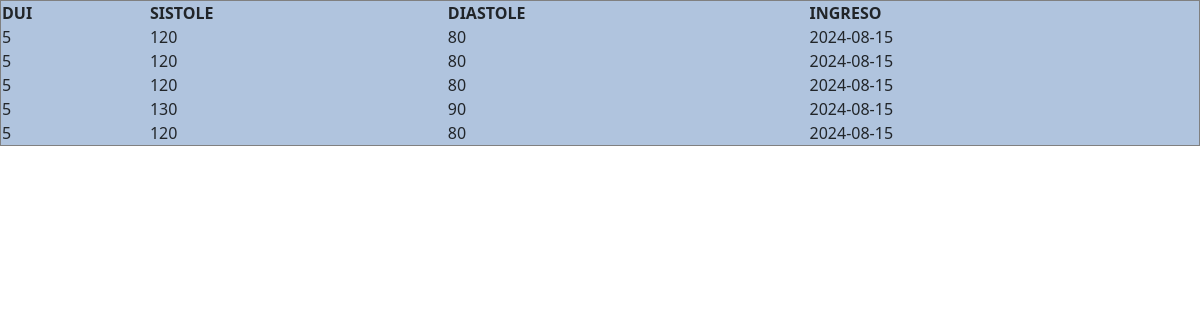
/prediccion_tension_temporal_mostrar.php, run on an earlier commit of the app's database.
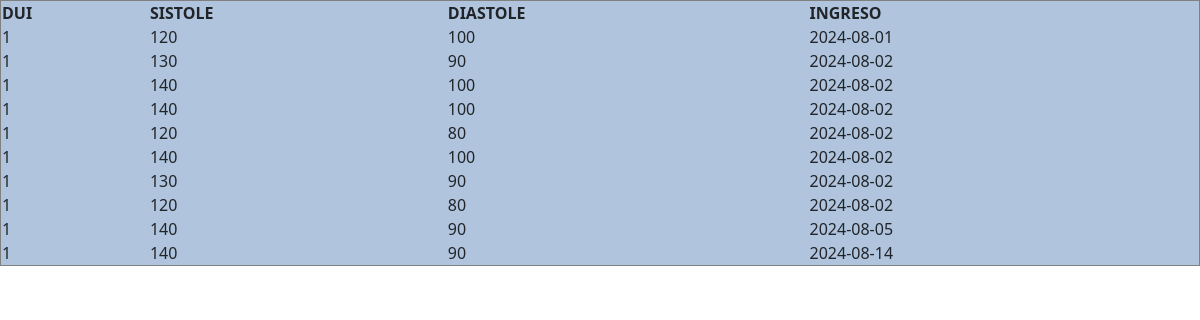
And on a later commit of the database.
### tables this page shows
CREATE TABLE `tmptension` (
  `id` int(11) NOT NULL,
  `dui` int(10) NOT NULL,
  `sistole` int(3) NOT NULL,
  `diastole` int(3) NOT NULL,
  `ingreso` date NOT NULL
);

### prediccion_tension_temporal_mostrar.php (the view)
<?php
include_once "css.php";
$host = 'localhost';
$dbname = 'ta';
$username = 'root';
$password = '';
try {
    $pdo = new PDO("mysql:host=$host;dbname=$dbname;charset=utf8", $username, $password);
    $pdo->setAttribute(PDO::ATTR_ERRMODE, PDO::ERRMODE_EXCEPTION);
    $query = "SELECT * FROM tmptension ORDER BY ingreso ASC";
    $stmt = $pdo->prepare($query);
    $stmt->execute();
    echo "<table border='1' class='tablaDatos'>";
    echo "<tr>
            <th>
                DUI
            </th>
            <th>
                SISTOLE
            </th>
            <th>
                DIASTOLE
            </th>
            <th>
                INGRESO
            </th>
        </tr>";
    while ($row = $stmt->fetch(PDO::FETCH_ASSOC)) {
        echo "<tr>";
        echo "<td>" . htmlspecialchars($row['dui']) . "</td>";
        echo "<td>" . htmlspecialchars($row['sistole']) . "</td>";
        echo "<td>" . htmlspecialchars($row['diastole']) . "</td>";
        echo "<td>" . htmlspecialchars($row['ingreso']) . "</td>";
        echo "</tr>";
    }
    echo "</table>";
} catch (PDOException $e) {
    echo "Error: " . $e->getMessage();
}

### css.php (shortened to what this page needs)
<link href="https://cdn.jsdelivr.net/npm/bootstrap@5.3.3/dist/css/bootstrap.min.css" rel="stylesheet">

### css.php (style rules this page uses)
.tablaDatos { width: 100%; background-color:lightsteelblue; }

What changed in the data, as far as the page shows it:
removed tmptension: dui "5", sistole "120", diastole "80", ingreso "2024-08-15"
removed tmptension: dui "5", sistole "120", diastole "80", ingreso "2024-08-15"
removed tmptension: dui "5", sistole "120", diastole "80", ingreso "2024-08-15"
removed tmptension: dui "5", sistole "130", diastole "90", ingreso "2024-08-15"
removed tmptension: dui "5", sistole "120", diastole "80", ingreso "2024-08-15"
added tmptension: dui "1", sistole "120", diastole "100", ingreso "2024-08-01"
added tmptension: dui "1", sistole "130", diastole "90", ingreso "2024-08-02"
added tmptension: dui "1", sistole "140", diastole "100", ingreso "2024-08-02"
added tmptension: dui "1", sistole "140", diastole "100", ingreso "2024-08-02"
added tmptension: dui "1", sistole "120", diastole "80", ingreso "2024-08-02"
added tmptension: dui "1", sistole "140", diastole "100", ingreso "2024-08-02"
added tmptension: dui "1", sistole "130", diastole "90", ingreso "2024-08-02"
added tmptension: dui "1", sistole "120", diastole "80", ingreso "2024-08-02"
added tmptension: dui "1", sistole "140", diastole "90", ingreso "2024-08-05"
added tmptension: dui "1", sistole "140", diastole "90", ingreso "2024-08-14"
